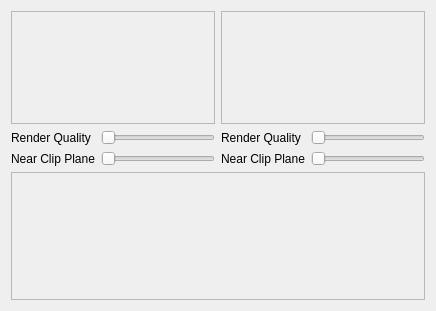
<?xml version="1.0" encoding="UTF-8"?>
<ui version="4.0">
 <class>VolumeViewerPage</class>
 <widget class="QWidget" name="VolumeViewerPage">
  <property name="geometry">
   <rect>
    <x>0</x>
    <y>0</y>
    <width>436</width>
    <height>311</height>
   </rect>
  </property>
  <property name="windowTitle">
   <string>Volume Viewer Page</string>
  </property>
  <layout class="QGridLayout" name="gridLayout">
   <item row="0" column="0" colspan="2">
    <widget class="QFrame" name="_subvolumeViewerFrame">
     <property name="sizePolicy">
      <sizepolicy hsizetype="Preferred" vsizetype="Preferred">
       <horstretch>0</horstretch>
       <verstretch>0</verstretch>
      </sizepolicy>
     </property>
     <property name="frameShape">
      <enum>QFrame::StyledPanel</enum>
     </property>
     <property name="frameShadow">
      <enum>QFrame::Raised</enum>
     </property>
    </widget>
   </item>
   <item row="0" column="2" colspan="2">
    <widget class="QFrame" name="_thumbnailViewerFrame">
     <property name="sizePolicy">
      <sizepolicy hsizetype="Preferred" vsizetype="Preferred">
       <horstretch>0</horstretch>
       <verstretch>0</verstretch>
      </sizepolicy>
     </property>
     <property name="frameShape">
      <enum>QFrame::StyledPanel</enum>
     </property>
     <property name="frameShadow">
      <enum>QFrame::Raised</enum>
     </property>
    </widget>
   </item>
   <item row="1" column="0">
    <widget class="QLabel" name="_subvolumeRenderQualityLabel">
     <property name="text">
      <string>Render Quality</string>
     </property>
    </widget>
   </item>
   <item row="1" column="1">
    <widget class="QSlider" name="_subvolumeRenderQualitySlider">
     <property name="maximum">
      <number>255</number>
     </property>
     <property name="orientation">
      <enum>Qt::Horizontal</enum>
     </property>
    </widget>
   </item>
   <item row="1" column="2">
    <widget class="QLabel" name="_thumbnailRenderQualityLabel">
     <property name="text">
      <string>Render Quality</string>
     </property>
    </widget>
   </item>
   <item row="1" column="3">
    <widget class="QSlider" name="_thumbnailRenderQualitySlider">
     <property name="maximum">
      <number>255</number>
     </property>
     <property name="orientation">
      <enum>Qt::Horizontal</enum>
     </property>
    </widget>
   </item>
   <item row="2" column="0">
    <widget class="QLabel" name="_subvolumeNearClipPlaneLabel">
     <property name="text">
      <string>Near Clip Plane</string>
     </property>
    </widget>
   </item>
   <item row="2" column="1">
    <widget class="QSlider" name="_subvolumeNearClipPlaneSlider">
     <property name="maximum">
      <number>255</number>
     </property>
     <property name="orientation">
      <enum>Qt::Horizontal</enum>
     </property>
    </widget>
   </item>
   <item row="2" column="2">
    <widget class="QLabel" name="_thumbnailNearClipPlaneLabel">
     <property name="text">
      <string>Near Clip Plane</string>
     </property>
    </widget>
   </item>
   <item row="2" column="3">
    <widget class="QSlider" name="_thumbnailNearClipPlaneSlider">
     <property name="maximum">
      <number>255</number>
     </property>
     <property name="orientation">
      <enum>Qt::Horizontal</enum>
     </property>
    </widget>
   </item>
   <item row="3" column="0" colspan="4">
    <widget class="QFrame" name="_colortableFrame">
     <property name="sizePolicy">
      <sizepolicy hsizetype="Minimum" vsizetype="Maximum">
       <horstretch>0</horstretch>
       <verstretch>0</verstretch>
      </sizepolicy>
     </property>
     <property name="minimumSize">
      <size>
       <width>0</width>
       <height>128</height>
      </size>
     </property>
     <property name="frameShape">
      <enum>QFrame::StyledPanel</enum>
     </property>
     <property name="frameShadow">
      <enum>QFrame::Raised</enum>
     </property>
    </widget>
   </item>
  </layout>
 </widget>
 <resources/>
 <connections/>
</ui>
